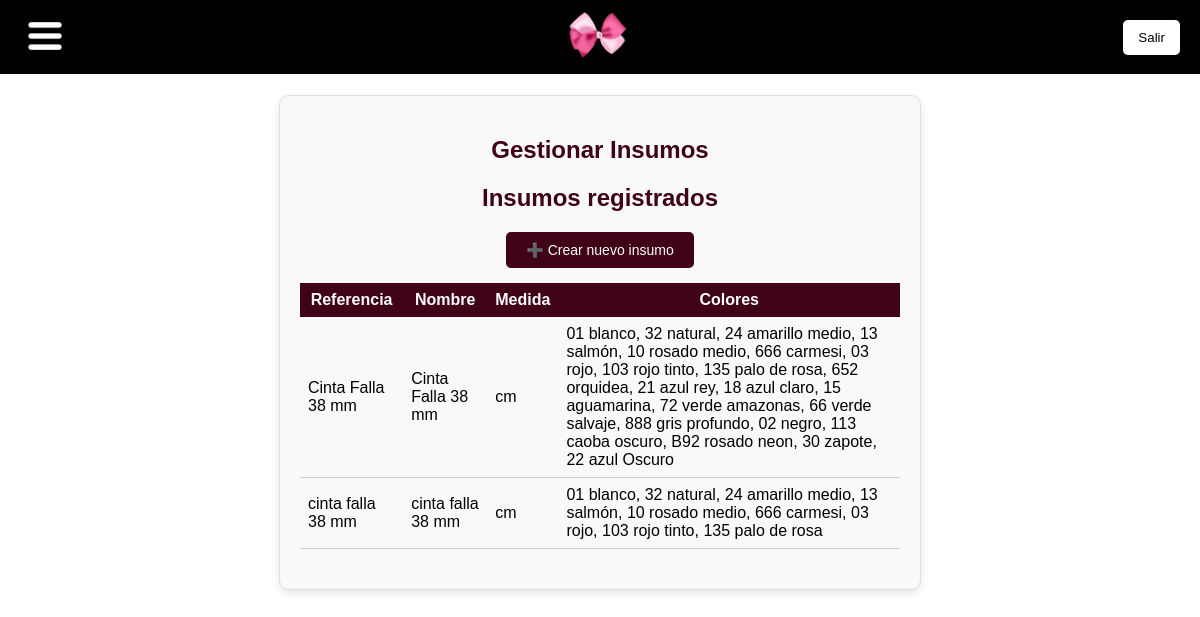
/insumos/, run on the app's committed database.
### app_alejandra/models.py (models this page shows, shortened)
class Insumo2(models.Model):
    imagen_url = models.CharField(max_length=500, blank=True, null=True)  # Guardará la URL de la imagen
    referencia = models.CharField(max_length=500, unique=True, null=True)
    nombre = models.CharField(max_length=500, null=True)
    medida = models.ForeignKey('Medida', on_delete=models.CASCADE)
    colores = models.ManyToManyField('Color')

class Medida(models.Model):
    nombre = models.CharField(max_length=50, unique=True)

class Color(models.Model):
    nombre = models.CharField(max_length=50, unique=True)

### app_alejandra/views.py (the view, shortened to what this page needs)
# urls.py: path('insumos/', views.supplies_view, name='insumos'),
def supplies_view(request):
    colores = Color.objects.all()
    medidas = Medida.objects.all()
    referencias = Referencia.objects.all()
    nombres = Nombre.objects.all()
    insumos_creados = Insumo2.objects.select_related('medida').prefetch_related('colores').all()
    return render(request, 'supplies.html', {
        'colores': colores,
        'medidas': medidas,
        'referencias': referencias,
        'nombres': nombres,
        'insumos_creados': insumos_creados
    })

### app_alejandra/templates/supplies.html (shortened to what this page needs)
{% extends "base.html" %}
{% block content %}
<div class="form-container">
    <h2>Gestionar Insumos</h2>
    <div id="lista-insumos" style="display: block;">
        <h2>Insumos registrados</h2>
        <div class="form-group button-container">
            <button type="button" onclick="mostrarFormulario()">➕ Crear nuevo insumo</button>
        </div>
        <table style="width: 100%; border-collapse: collapse; margin-bottom: 20px;">
            <thead>
                <tr style="background-color: #3F0216; color: white;">
                    <th style="padding: 8px;">Referencia</th>
                    <th style="padding: 8px;">Nombre</th>
                    <th style="padding: 8px;">Medida</th>
                    <th style="padding: 8px;">Colores</th>
                </tr>
            </thead>
            <tbody>
                {% for insumo in insumos_creados %}
                <tr style="border-bottom: 1px solid #ccc;">
                    <td style="padding: 8px;">{{ insumo.referencia }}</td>
                    <td style="padding: 8px;">{{ insumo.nombre }}</td>
                    <td style="padding: 8px;">{{ insumo.medida.nombre }}</td>
                    <td style="padding: 8px;">
                        {% for color in insumo.colores.all %}
                            {{ color.nombre }}{% if not forloop.last %}, {% endif %}
                        {% endfor %}
                    </td>
                </tr>
                {% empty %}
                <tr><td colspan="4">No hay insumos registrados aún.</td></tr>
                {% endfor %}
            </tbody>
        </table>
    </div>
</div>
{% endblock %}

### app_alejandra/templates/supplies.html (style rules this page uses)
.form-container { max-width: 600px; margin: 0 auto; padding: 20px; background-color: #f9f9f9; border: 1px solid #ddd; border-radius: 10px; box-shadow: 0 4px 8px rgba(0, 0, 0, 0.1); }
.form-container h2 { text-align: center; margin-bottom: 20px; color: #3F0216; }
.form-group { margin-bottom: 15px; }
.form-group input, .form-group select, .form-group button { width: 100%; padding: 10px; font-size: 14px; border: 1px solid #ccc; border-radius: 5px; }
.form-group button { background-color: #3F0216; color: white; border: none; border-radius: 5px; padding: 10px 20px; cursor: pointer; transition: background-color 0.3s ease; width: auto; text-align: center; }
.button-container { display: flex; justify-content: center; margin-top: 20px; }

### data on the page
Insumo2: referencia "Cinta Falla 38 mm", nombre "Cinta Falla 38 mm", medida.nombre "cm"
Color: nombre "01 blanco"
Color: nombre "32 natural"
Color: nombre "24 amarillo medio"
Color: nombre "13 salmón"
Color: nombre "10 rosado medio"
Color: nombre "666 carmesi"
Color: nombre "03 rojo"
Color: nombre "103 rojo tinto"
Color: nombre "135 palo de rosa"
Color: nombre "652 orquidea"
Color: nombre "21 azul rey"
Color: nombre "18 azul claro"
Color: nombre "15 aguamarina"
Color: nombre "72 verde amazonas"
Color: nombre "66 verde salvaje"
Color: nombre "888 gris profundo"
Color: nombre "02 negro"
Color: nombre "113 caoba oscuro"
Color: nombre "B92 rosado neon"
Color: nombre "30 zapote"
Color: nombre "22 azul Oscuro"
Insumo2: referencia "cinta falla 38 mm", nombre "cinta falla 38 mm", medida.nombre "cm"
